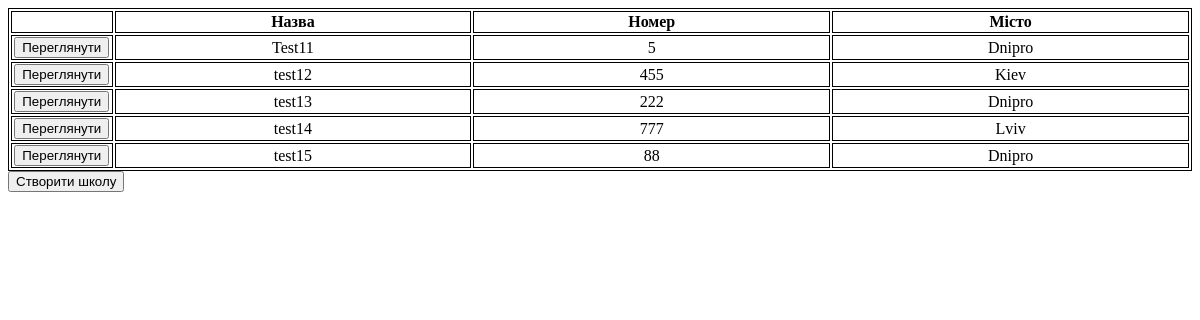
Page /schools/ on the earlier database version.
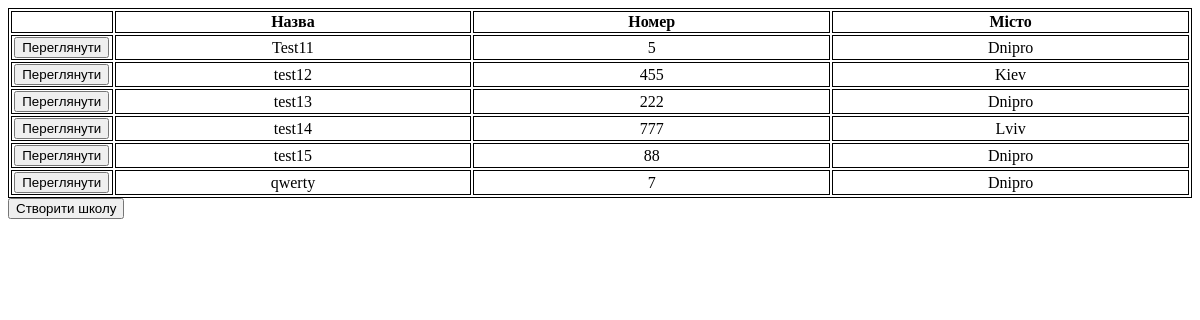
Same page on the later database version.
### MainApp/models.py (models this page shows)
class School(models.Model):
    title = models.CharField(max_length=255)
    number = models.IntegerField()
    town = models.CharField(max_length=255)
    clases = models.JSONField()
    lessons = models.JSONField()
    teachers = models.JSONField()
    class_form = models.JSONField()
    lesson_form = models.JSONField()
    password = models.CharField(max_length=255)
    time_create = models.DateTimeField(auto_now_add = True)
    time_update = models.DateTimeField(auto_now= True)

### MainApp/views.py (the view)
# urls.py: path('schools/', Schoolswork.as_view(), name = "schools"),
class Schoolswork(TemplateView):
    template_name = "MainApp/schools.html"
    id = -1
    def dispatch(self, request):
        school = School.objects.all()
        if request.method == "POST":
            self.id = request.POST.get('id')
            return redirect('/school/' + str(self.id))
        return render(request, self.template_name, context= {"school": school, 'range': school})

### MainApp/templates/MainApp/schools.html (shortened to what this page needs)
{% load static %}
<!DOCTYPE html>
<html lang="en">
<head>
    <link rel="stylesheet" href="{% static 'schools.css' %}" type="text/css">
</head>
<body>
            <table>
                <tr>
                    <th class='id_td'>
                    </th>
                    <th>
                        Назва
                    </th>
                    <th>
                        Номер
                    </th>
                    <th>
                        Місто
                    </th>
                </tr>
                {% for i in range %}
                <tr>
                    <td class= 'id_td'>
                        <form action="" method="POST">
                            <button type="submit" name='id'  value="{{i.id}}">Переглянути</button>
                        </form>
                    </td>
                    <td>{{i.title}}</td>
                    <td>{{i.number}}</td>
                    <td>{{i.town}}</td>
                </tr>
        {% endfor %}
    </table>
    <a href="{% url 'make' %}"><button type="button" class="">Cтворити школу</button></a>
</body>
</html>

Differences in the rows shown:
added School: {{ i.id }} 16 (drawn), title "qwerty", number "7", town "Dnipro"
